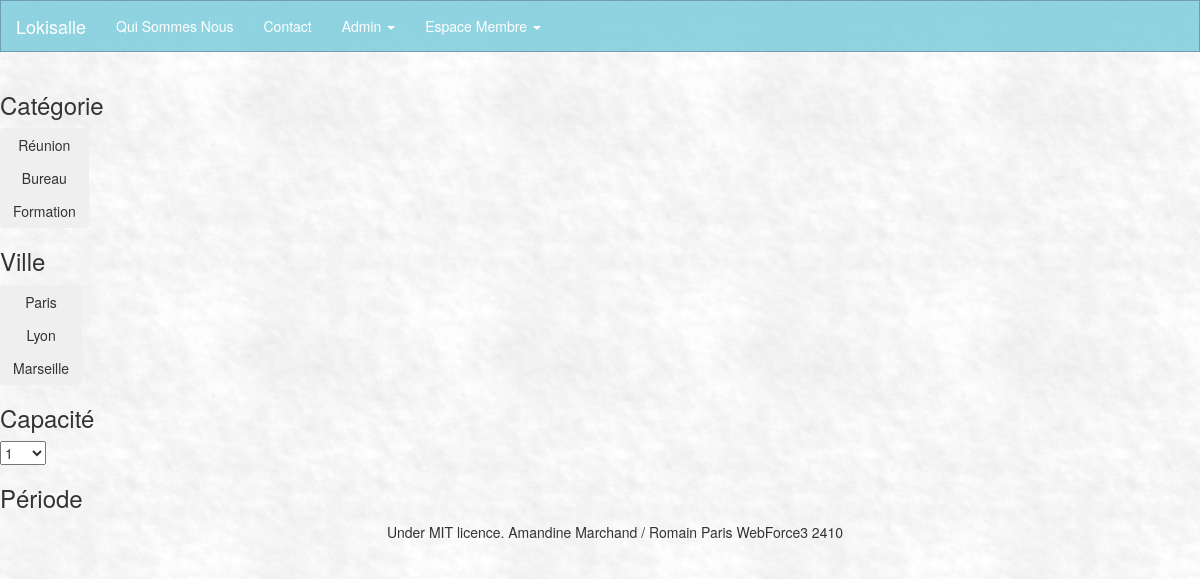
The app's page /, older data.
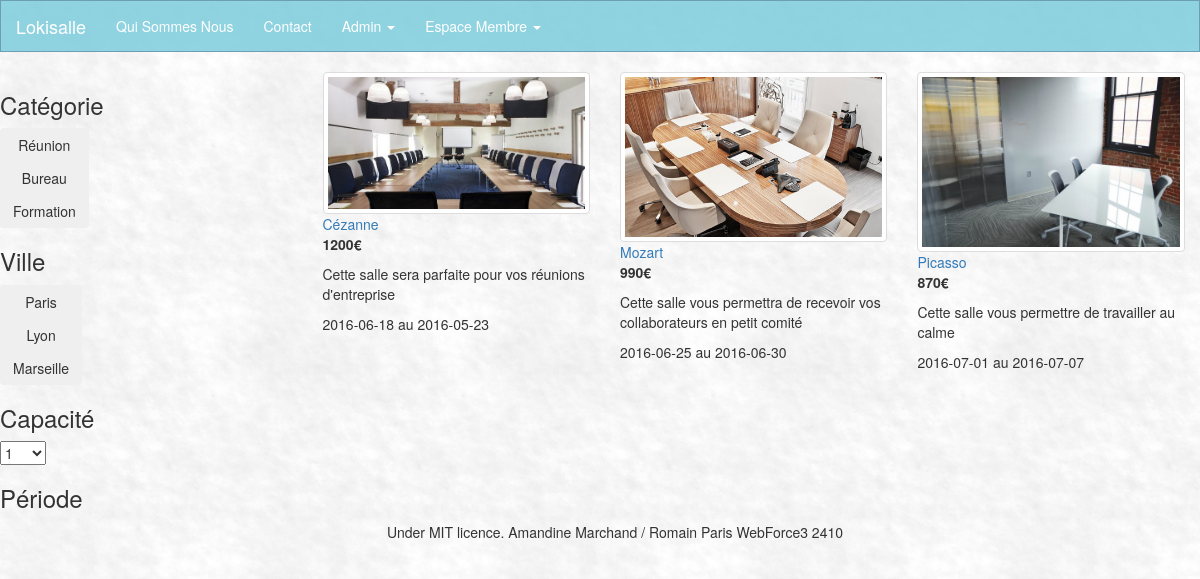
The same page, newer data.
### tables this page shows
CREATE TABLE `produit` (
  `id_produit` int(3) NOT NULL,
  `id_salle` int(3) NOT NULL,
  `date_arrivee` date NOT NULL,
  `date_depart` date NOT NULL,
  `prix` int(3) NOT NULL,
  `etat` enum('libre','reservation','','') NOT NULL
);

CREATE TABLE `salle` (
  `id_salle` int(3) NOT NULL,
  `titre` varchar(200) NOT NULL,
  `description` text NOT NULL,
  `photo` varchar(200) NOT NULL,
  `pays` varchar(20) NOT NULL,
  `ville` varchar(20) NOT NULL,
  `adresse` varchar(50) NOT NULL,
  `cp` int(5) NOT NULL,
  `capacite` int(3) NOT NULL,
  `categorie` enum('reunion','bureaux','formation') NOT NULL
);

### inc/functions.inc.php (called while the page is built, shortened)
<?php
function getSalles() {
	global $connexion;
	$sql="SELECT * FROM salle INNER JOIN produit ON salle.id_salle=produit.id_salle";
	$req = $connexion->prepare($sql);
	$req->execute();
	$data = $req->fetchAll();
	return $data;
}

### inc/main.inc.php (the view, shortened to what this page needs)
<?php
  $salles = getSalles();
 ?>
<div class="row">
        <section class="menuRecherche col-md-3 col-xs-12">
          <h3>Catégorie</h3>
            <div class="btn-group-vertical" role="group" aria-label="categorie">
              <button type="button" class="btn btn-reunion">Réunion</button>
              <button type="button" class="btn btn-bureau">Bureau</button>
              <button type="button" class="btn btn-formation">Formation</button>
            </div>
          <h3>Ville</h3>
            <div class="btn-group-vertical" role="group" aria-label="ville">
              <button type="button" class="btn btn-paris">Paris</button>
              <button type="button" class="btn btn-lyon">Lyon</button>
              <button type="button" class="btn btn-marseille">Marseille</button>
            </div>
          <h3>Capacité</h3>
            <select class="1-500">
            </select>
         <!--  <h3>Prix</h3>
            <input type="range" value="500" max="1800" min="0" step="5" name="prix" list="prix">  -->
          <h3>Période</h3>
        </section>
        <section class="resultats col-md-9 col-xs-12">
              <?php
                $salles = getSalles();
                foreach ($salles as $salle)
                {
              ?>
                <div class="col-md-4">
                   <img src="<?php echo $salle['photo']; ?>" class="img-responsive img-thumbnail">
                   <a href="http://localhost/lokisalle/index.php?page=ficheProduit&id=<?php echo $salle['id_salle']; ?>"><?php echo $salle['titre']; ?></a>
                   <p><b><?php echo $salle['prix']. "€"; ?></b></p>
                   <p><?php echo $salle['description']; ?></p>
                   <p><?php echo $salle['date_arrivee']." au ".$salle['date_depart']; ?></p>
                </div>
              <?php
                }
              ?>
        </section>
</div>

### index.php (shortened to what this page needs)
<!DOCTYPE html>
<html>
  <head>
    <link href="https://maxcdn.bootstrapcdn.com/bootstrap/3.3.7/css/bootstrap.min.css" rel="stylesheet">
    <link href="https://maxcdn.bootstrapcdn.com/font-awesome/4.7.0/css/font-awesome.min.css" rel="stylesheet">
    <link rel="stylesheet" href="assets/css/style.css">
  </head>
  <body>
    <header>
      <?php
      include_once('inc/header.inc.php');
       ?>
    </header>
    <main classe="container">
      <?php
      if (!empty($_GET['page'])) {
        if (file_exists('./inc/' . $_GET['page'] . '.inc.php')) {
          include('./inc/' . $_GET['page'] . '.inc.php');
        } else {
          include('./inc/404.inc.php');
        }
      } else {
        include('./inc/main.inc.php');
      }
    ?>
    </main>
    <footer class="container">
      <?php
      include_once('inc/footer.inc.php');
       ?>
    </footer>
  </body>
</html>

### inc/header.inc.php (shortened to what this page needs)
<nav class="navbar navbar-default">
  <div class="container-fluid">
    <div class="navbar-header">
      <a class="navbar-brand" href="index.php">Lokisalle</a>
    </div>
    <div class="collapse navbar-collapse" id="bs-example-navbar-collapse-1">
      <ul class="nav navbar-nav navbar-left">
        <li><a href="http://localhost/lokisalle/index.php?page=presentation">Qui Sommes Nous</a></li>
        <li><a href="#">Contact</a></li>
          <li class="dropdown">
              <a href="#" class="dropdown-toggle" data-toggle="dropdown" role="button" aria-haspopup="true" aria-expanded="false">Admin <span class="caret"></span></a>
          </li>
      <ul class="nav navbar-nav navbar-right">
        <li class="dropdown">
          <a href="#" class="dropdown-toggle" data-toggle="dropdown" role="button" aria-haspopup="true" aria-expanded="false">Espace Membre <span class="caret"></span></a>
        </li>
      </ul>
    </div>
  </div>
</nav>

### inc/footer.inc.php
<div class="container">
	<div class="row">
		<p class="center-block">Under MIT licence. Amandine Marchand / Romain Paris WebForce3 2410</p>
	</div>
</div>

### assets/css/style.css (style rules this page uses)
body { background-image: url(../img/nice_snow.png); }
.navbar { border-radius: 0 !important; -moz-border-radius: 0 !important; }
.navbar-default { background-color: rgba(118, 202, 219, 0.80); border-color: #6c9fb6; }
.navbar-default .navbar-brand { color: #ffffff; }
.navbar-default .navbar-nav > li > a { color: #fff; }
.navbar-default .navbar-collapse, .navbar-default .navbar-form { border-color: #ffffff; }
footer { width: 100%; }
footer .container p { text-align: center; }

Row changes from the older to the newer data that the page shows:
added produit: id_salle.photo (picture), id_salle.titre "Cézanne", prix "1200", id_salle.description "Cette salle sera parfaite pour vos réunions d'entreprise", date_arrivee "2016-06-18", date_depart "2016-05-23"
added produit: id_salle.photo (picture), id_salle.titre "Mozart", prix "990", id_salle.description "Cette salle vous permettra de recevoir vos collaborateurs en petit comité", date_arrivee "2016-06-25", date_depart "2016-06-30"
added produit: id_salle.photo (picture), id_salle.titre "Picasso", prix "870", id_salle.description "Cette salle vous permettre de travailler au calme", date_arrivee "2016-07-01", date_depart "2016-07-07"
